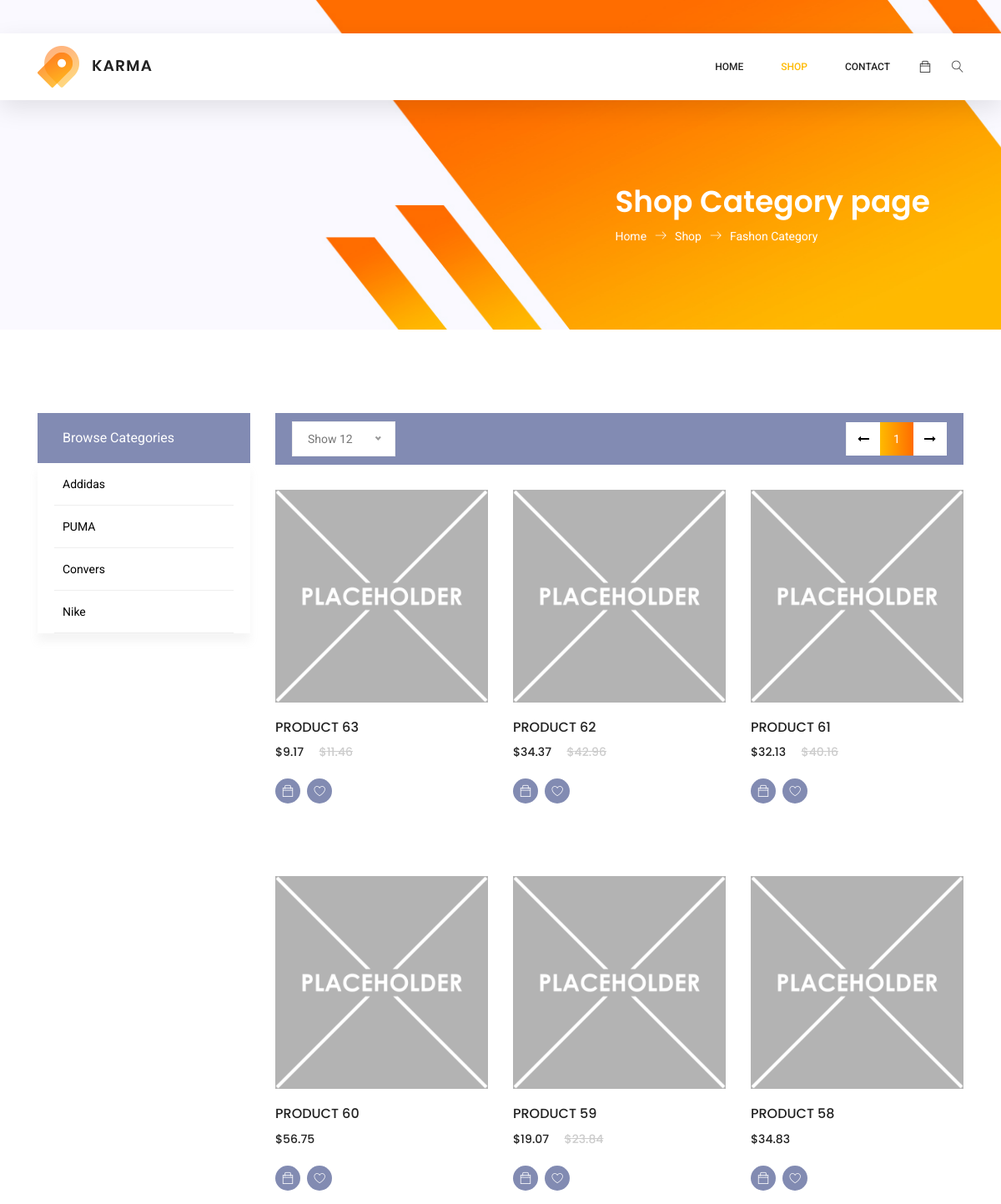
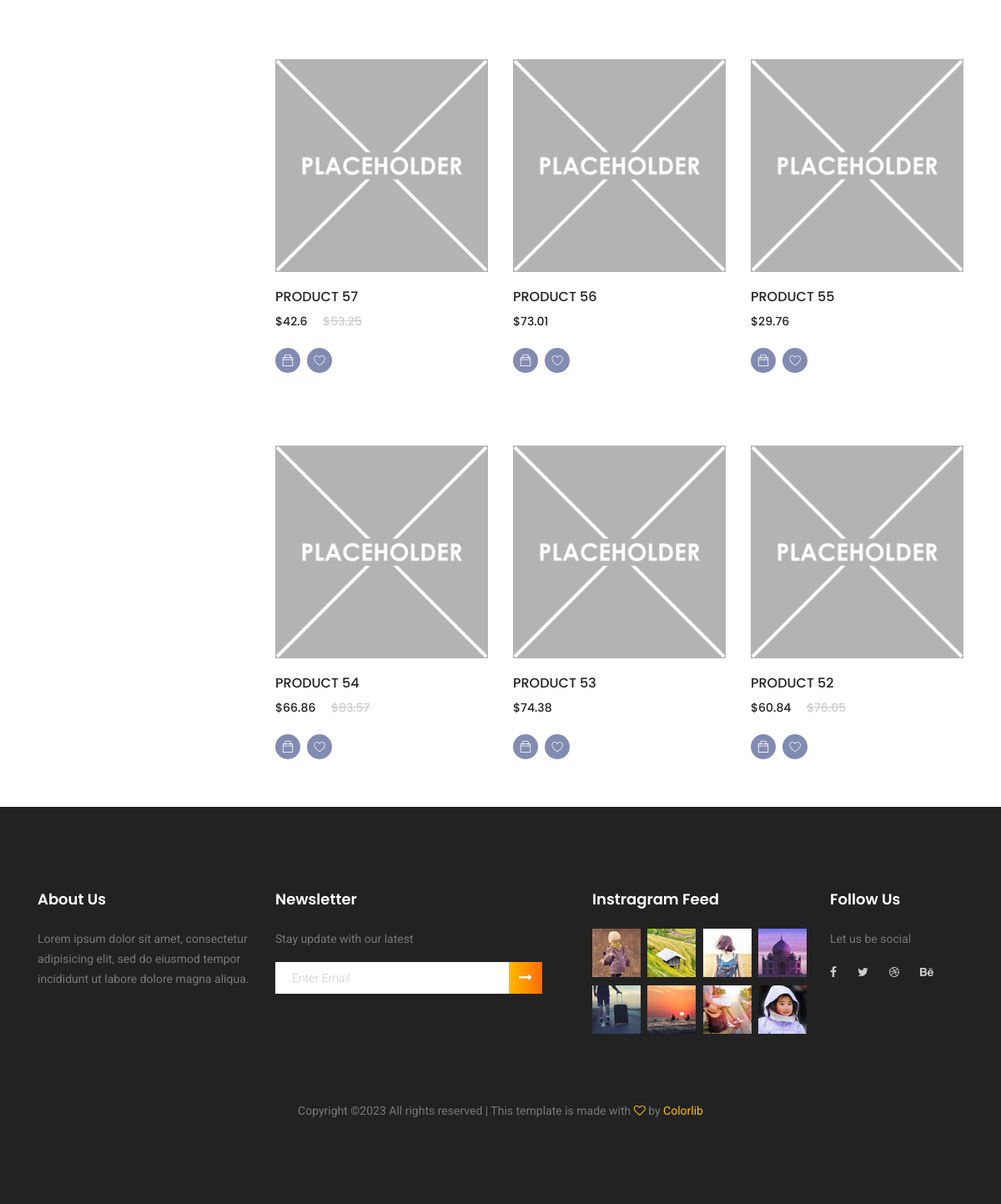
The app's page /category.php with its own data (2 pictures, top to bottom).
### tables this page shows
CREATE TABLE `categories` (
  `id` int(11) NOT NULL,
  `name` varchar(255) NOT NULL,
  `image` varchar(100) NOT NULL,
  `user_id` int(11) NOT NULL
);

CREATE TABLE `products` (
  `id` int(11) NOT NULL,
  `name` varchar(255) NOT NULL,
  `image` varchar(100) NOT NULL,
  `stock_quantity` int(11) NOT NULL,
  `price` double NOT NULL,
  `price_after_sale` double NOT NULL,
  `is_on_sale` int(11) NOT NULL DEFAULT 0,
  `description` text NOT NULL,
  `category_id` int(11) NOT NULL,
  `user_id` int(11) NOT NULL,
  `created_at` timestamp NOT NULL DEFAULT current_timestamp() ON UPDATE current_timestamp()
);

### category.php (the view, shortened to what this page needs)
<?php
function getProductsForPage($pageNumber, $itemsPerPage) {
    $servername = "localhost";
    $username = "root";
    $password = "";
    $database = "e-commerce";
    try {
        $conn = new PDO("mysql:host=$servername;dbname=$database", $username, $password);
        $conn->setAttribute(PDO::ATTR_ERRMODE, PDO::ERRMODE_EXCEPTION);
        $offset = ($pageNumber - 1) * $itemsPerPage;
        $query = "SELECT * FROM products ORDER BY id DESC LIMIT :limit OFFSET :offset";
        $stmt = $conn->prepare($query);
        $stmt->bindParam(':limit', $itemsPerPage, PDO::PARAM_INT);
        $stmt->bindParam(':offset', $offset, PDO::PARAM_INT);
        $stmt->execute();
        $products = $stmt->fetchAll(PDO::FETCH_ASSOC);
        return $products;
    } catch (PDOException $e) {
        echo "Connection failed: " . $e->getMessage();
        return null;
    } finally {
        $conn = null;
    }
}
function getAllCategories() {
    $servername = "localhost";
    $username = "root";
    $password = "";
    $database = "e-commerce";
    try {
        $conn = new PDO("mysql:host=$servername;dbname=$database", $username, $password);
        $conn->setAttribute(PDO::ATTR_ERRMODE, PDO::ERRMODE_EXCEPTION);
        $query = "SELECT * FROM categories";
        $stmt = $conn->prepare($query);
        $stmt->execute();
        $categories = $stmt->fetchAll(PDO::FETCH_ASSOC);
        return $categories;
    } catch (PDOException $e) {
        echo "Connection failed: " . $e->getMessage();
        return null;
    } finally {
        $conn = null;
    }
}
if (isset($_GET['page'])){
	$page = $_GET['page'];
} else{
	$page = $_GET['page'] = 1;
}
if (isset($_GET['showcount'])){
	$showCount = $_GET['showcount'];
} else{
	$showCount = 12;
}
if (isset($_GET['id'])) {
	if($_GET['id']!=0){
		$categoryID = $_GET['id'];
		$products = getProductsForPageByCategory($page, $showCount, $categoryID);
		getMaxPages($categoryID);
	}
	else{
		$products = getProductsForPage($page, $showCount);
		getMaxPages(0);
	}
} else {
	$products = getProductsForPage($page, $showCount);
}
?>
<!DOCTYPE html>
<html lang="zxx" class="no-js">
<head>
	<link rel="stylesheet" href="css/linearicons.css">
	<link rel="stylesheet" href="css/owl.carousel.css">
	<link rel="stylesheet" href="css/font-awesome.min.css">
	<link rel="stylesheet" href="css/themify-icons.css">
	<link rel="stylesheet" href="css/nice-select.css">
	<link rel="stylesheet" href="css/nouislider.min.css">
	<link rel="stylesheet" href="css/bootstrap.css">
	<link rel="stylesheet" href="css/main.css">
</head>
<body id="category">
	<header class="header_area sticky-header">
		<div class="main_menu">
			<nav class="navbar navbar-expand-lg navbar-light main_box">
				<div class="container">
					<a class="navbar-brand logo_h" href="index.php"><img src="img/logo.png" alt=""></a>
					<div class="collapse navbar-collapse offset" id="navbarSupportedContent">
						<ul class="nav navbar-nav menu_nav ml-auto">
							<li class="nav-item"><a class="nav-link" href="index.php">Home</a></li>
							<li class="nav-item active"><a class="nav-link" href="category.php">Shop </a></li>
							<li class="nav-item"><a class="nav-link" href="contact.html">Contact</a></li>
						</ul>
						<ul class="nav navbar-nav navbar-right">
							<li class="nav-item"><a href="cart.html" class="cart"><span class="ti-bag"></span></a></li>
							<li class="nav-item">
								<button class="search"><span class="lnr lnr-magnifier" id="search"></span></button>
							</li>
						</ul>
					</div>
				</div>
			</nav>
		</div>
	</header>
	<section class="banner-area organic-breadcrumb">
		<div class="container">
			<div class="breadcrumb-banner d-flex flex-wrap align-items-center justify-content-end">
				<div class="col-first">
					<h1>Shop Category page</h1>
					<nav class="d-flex align-items-center">
						<a href="index.php">Home<span class="lnr lnr-arrow-right"></span></a>
						<a href="#">Shop<span class="lnr lnr-arrow-right"></span></a>
						<a href="category.php">Fashon Category</a>
					</nav>
				</div>
			</div>
		</div>
	</section>
	<div class="container">
		<div class="row">
			<div class="col-xl-3 col-lg-4 col-md-5">
				<div class="sidebar-categories">
					<div class="head">Browse Categories</div>
					<ul class="main-categories">
						<?php
						$allCategories = getAllCategories();
						if ($allCategories !== null) {
							foreach ($allCategories as $category) {
								$categoryId = $category['id'];
								$categoryName = $category['name'];
								echo '<li class="main-nav-list"><a href="#" class="category-link" data-category-id="' . $categoryId . '">' . $categoryName .'</a></li>';
        					}
						} else {
							echo '<li class="main-nav-list">Error retrieving categories</li>';
						}
						?>
					</ul>
				</div>
			</div>
			<div class="col-xl-9 col-lg-8 col-md-7">
				<div class="filter-bar d-flex flex-wrap align-items-center">
					<div class="sorting mr-auto">
					</div>
					<div class="pagination">
						<a class="prev-arrow" onclick="prevPage()"><i class="fa fa-long-arrow-left" aria-hidden="true" id="prev_page"></i></a>
						<a class="active">
							<?php
								echo $_GET['page'];
							?>
						</a>
						<a class="next-arrow" onclick="nextPage()"><i class="fa fa-long-arrow-right" aria-hidden="true" ></i></a>
					</div>
				</div>
				<section class="lattest-product-area pb-40 category-list">
					<div class="row">
					<?php foreach ($products as $product) {?>
						<div class="col-lg-4 col-md-6">
							<div class="single-product">
								<a href = "single-product.php?productId=<?php echo $product['id']?>"><img class="img-fluid" src= '<?php if(file_exists($product['image'])) {echo $product['image'];} else {echo "img/placeholder.png";} ?>' alt="" style="cursor:pointer;"></a>
								<div class="product-details">
									<a href = "single-product.php?productId=<?php echo $product['id']?>"><h6 style="cursor:pointer;"><?php echo $product['name']; ?></h6></a>
									<div class="price">
										<?php if ($product['is_on_sale'] == 1) { ?>
											<h6>$<?php echo $product['price_after_sale']; ?></h6>
											<h6 class="l-through">$<?php echo $product['price']; ?></h6>
										<?php } else { ?>
											<h6>$<?php echo $product['price']; ?></h6>
										<?php } ?>
									</div>
									<div class="prd-bottom">
										<a href="" class="social-info">
											<span class="ti-bag"></span>
										</a>
										<a href="" class="social-info">
											<span class="lnr lnr-heart"></span>
										</a>
									</div>
								</div>
							</div>
						</div>
					<?php } ?>
					</div>
				</section>
			</div>
		</div>
	</div>
	<footer class="footer-area section_gap">
		<div class="container">
			<div class="row">
				<div class="col-lg-3  col-md-6 col-sm-6">
					<div class="single-footer-widget">
						<h6>About Us</h6>
						<p>
							Lorem ipsum dolor sit amet, consectetur adipisicing elit, sed do eiusmod tempor incididunt ut labore dolore
							magna aliqua.
						</p>
					</div>
				</div>
				<div class="col-lg-4  col-md-6 col-sm-6">
					<div class="single-footer-widget">
						<h6>Newsletter</h6>
						<p>Stay update with our latest</p>
						<div class="" id="mc_embed_signup">
							<form target="_blank" novalidate="true" action="https://spondonit.us12.list-manage.com/subscribe/post?u=1462626880ade1ac87bd9c93a&amp;id=92a4423d01"
							 method="get" class="form-inline">
								<div class="d-flex flex-row">
									<input class="form-control" name="EMAIL" placeholder="Enter Email" onfocus="this.placeholder = ''" onblur="this.placeholder = 'Enter Email '"
									 required="" type="email">
									<button class="click-btn btn btn-default"><i class="fa fa-long-arrow-right" aria-hidden="true"></i></button>
								</div>
							</form>
						</div>
					</div>
				</div>
				<div class="col-lg-3  col-md-6 col-sm-6">
					<div class="single-footer-widget mail-chimp">
						<h6 class="mb-20">Instragram Feed</h6>
						<ul class="instafeed d-flex flex-wrap">
							<li><img src="img/i1.jpg" alt=""></li>
							<li><img src="img/i2.jpg" alt=""></li>
							<li><img src="img/i3.jpg" alt=""></li>
							<li><img src="img/i4.jpg" alt=""></li>
							<li><img src="img/i5.jpg" alt=""></li>
							<li><img src="img/i6.jpg" alt=""></li>
							<li><img src="img/i7.jpg" alt=""></li>
							<li><img src="img/i8.jpg" alt=""></li>
						</ul>
					</div>
				</div>
				<div class="col-lg-2 col-md-6 col-sm-6">
					<div class="single-footer-widget">
						<h6>Follow Us</h6>
						<p>Let us be social</p>
						<div class="footer-social d-flex align-items-center">
							<a href="#"><i class="fa fa-facebook"></i></a>
							<a href="#"><i class="fa fa-twitter"></i></a>
							<a href="#"><i class="fa fa-dribbble"></i></a>
							<a href="#"><i class="fa fa-behance"></i></a>
						</div>
					</div>
				</div>
			</div>
			<div class="footer-bottom d-flex justify-content-center align-items-center flex-wrap">
				<p class="footer-text m-0">
Copyright &copy;<script>document.write(new Date().getFullYear());</script> All rights reserved | This template is made with <i class="fa fa-heart-o" aria-hidden="true"></i> by <a href="https://colorlib.com" target="_blank">Colorlib</a>
</p>
			</div>
		</div>
	</footer>
</body>
</html>

### records on screen
categories: name "Addidas"
categories: name "PUMA"
categories: name "Convers"
categories: name "Nike"
products: name "PRODUCT 63", price_after_sale "9.17", price "11.46"
products: name "PRODUCT 62", price_after_sale "34.37", price "42.96"
products: name "PRODUCT 61", price_after_sale "32.13", price "40.16"
products: name "PRODUCT 60", price "56.75"
products: name "PRODUCT 59", price_after_sale "19.07", price "23.84"
products: name "PRODUCT 58", price "34.83"
products: name "PRODUCT 57", price_after_sale "42.6", price "53.25"
products: name "PRODUCT 56", price "73.01"
products: name "PRODUCT 55", price "29.76"
products: name "PRODUCT 54", price_after_sale "66.86", price "83.57"
products: name "PRODUCT 53", price "74.38"
products: name "PRODUCT 52", price_after_sale "60.84", price "76.05"

### other values on screen
$_GET['page'] "1"
